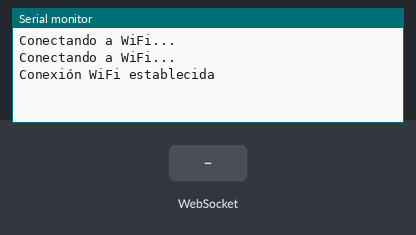
Recording of a sketch running on a simulated ESP32. On the bench: the last lines printed to the serial monitor. The inputs (shaded band) are chosen by the test bench. WiFi joins after 1.5 s; servers stay silent unless stated.

Above: at 3.2 s.
3.3 s: WebSocket text "1" received
At 4.2 s:
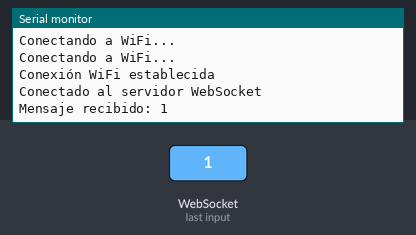
4.8 s: WebSocket text "0" received
At 5.3 s:
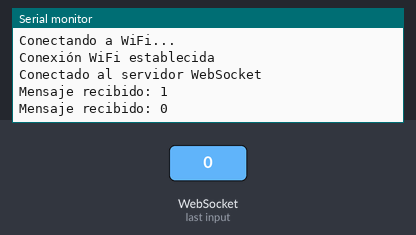
6.3 s: WebSocket text "2" received
At 7.6 s:
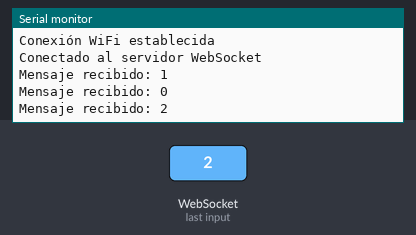

The sketch:

codigo_de_socket_de_chatgpt.ino
```cpp
#include <WebSocketsClient.h>
#include <WiFi.h>

char ssid[] = "Totalplay-04A6";
char pass[] = "04A6DBCFCHH7muMQ";
const char* webSocketServer = "ws://localhost:5000";

WebSocketsClient webSocket;

void setup() {
  Serial.begin(115200);

  // Conexión WiFi
  WiFi.begin(ssid, pass);
  while (WiFi.status() != WL_CONNECTED) {
    delay(1000);
    Serial.println("Conectando a WiFi...");
  }
  Serial.println("Conexión WiFi establecida");

  // Conexión WebSocket
  webSocket.begin(webSocketServer,5000); // aquí marca un error la conola
  webSocket.onEvent(webSocketEvent);
}

void loop() {
  webSocket.loop();
}

void webSocketEvent(WStype_t type, uint8_t* payload, size_t length) {
  switch (type) {
    case WStype_DISCONNECTED:
      Serial.println("Desconectado del servidor WebSocket");
      break;
    case WStype_CONNECTED:
      Serial.println("Conectado al servidor WebSocket");
      break;
    case WStype_TEXT:
      Serial.print("Mensaje recibido: ");
      Serial.println((char*)payload);
      break;
  }
}


//
//#include <WiFi.h>
//#include <WebSocketsServer.h>
//
//  char ssid[] = "Totalplay-04A6";
//  char pass[] = "04A6DBCFCHH7muMQ";      // Contraseña de tu red WiFi
//const uint16_t webSocketPort = 8080;         // Puerto del servidor WebSocket
//
//WebSocketsServer webSocket = WebSocketsServer(webSocketPort);
//
//void setup() {
//  Serial.begin(115200);
//
//  // Conexión WiFi
//  WiFi.begin(ssid, pass);
//  while (WiFi.status() != WL_CONNECTED) {
//    delay(1000);
//    Serial.println("Conectando a WiFi...");
//  }
//  Serial.println("Conexión WiFi establecida");
//
//  // Inicia el servidor WebSocket
//  webSocket.begin();
//  webSocket.onEvent(webSocketEvent);
//}
//
//void loop() {
//  webSocket.loop();
//}
//
//void webSocketEvent(uint8_t num, WStype_t type, uint8_t* payload, size_t length) {
//  switch (type) {
//    case WStype_DISCONNECTED:
//      Serial.println("Cliente desconectado");
//      break;
//    case WStype_CONNECTED:
//      Serial.println("Cliente conectado");
//      break;
//    case WStype_TEXT:
//      Serial.print("Mensaje recibido del cliente ");
//      Serial.print(num);
//      Serial.print(": ");
//      Serial.println((char*)payload);
//
//      // Envía un mensaje de respuesta al cliente
//      webSocket.sendTXT(num, "¡Hola, cliente!");
//
//      // Envía el mismo mensaje a todos los clientes conectados
//      // webSocket.broadcastTXT((char*)payload);
//      break;
//  }
//}
```

Measured:
- after the input at 3.3 s, the serial monitor: prints a new line at once (image 1)
- after the input at 4.8 s, the serial monitor: prints a new line at once (image 2)
- after the input at 6.3 s, the serial monitor: prints a new line at once (image 3)
